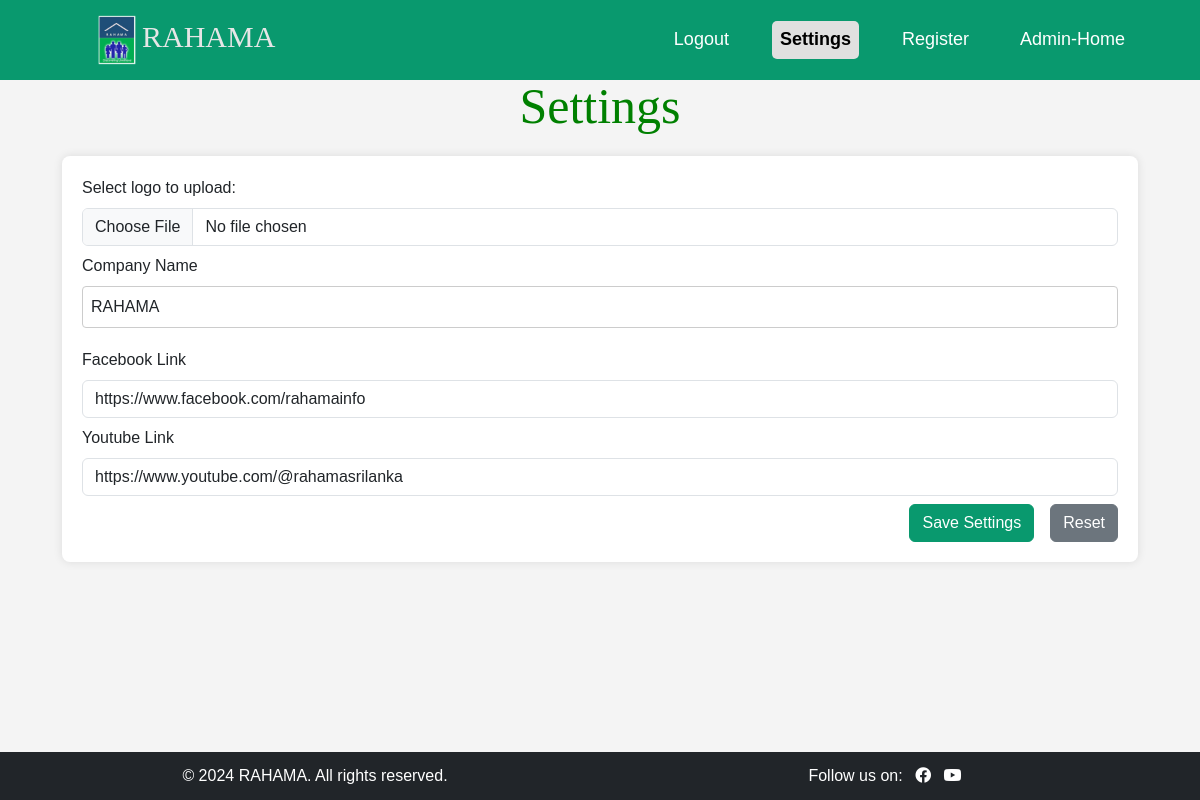
The app's page /site_settings.php with its own data.
### tables this page shows
CREATE TABLE `site_settings` (
  `id` int(11) NOT NULL,
  `logo_path` varchar(255) NOT NULL,
  `name` varchar(255) NOT NULL,
  `facebook_link` varchar(255) NOT NULL,
  `youtube_link` varchar(255) NOT NULL,
  `twitter_link` varchar(255) NOT NULL,
  `linkedin_link` varchar(255) NOT NULL
);

### admin/functions.php (called while the page is built)
<?php
function get_logo_path($conn) {
    $result = $conn->query("SELECT logo_path, name FROM site_settings WHERE id = 1 LIMIT 1");
    $row = $result->fetch_assoc();
    return $row ? $row : ['logo_path' => null, 'name' => 'Your Company Name'];
}?>

### site_settings.php (the view, shortened to what this page needs)
<?php
include('db_connect.php');
$footer = [
    'name' => 'NGO Employee Location Tracking System',
    'facebook_link' => '#',
    'youtube_link' => '#',
];
$query = "SELECT * FROM site_settings WHERE id = 1";
$result = $conn->query($query);
if ($result && $result->num_rows > 0) {
    $footer = $result->fetch_assoc();
}
?>
<?php include('header_setting.php');?>
<!DOCTYPE html>
<html lang="en">
<head>
    <link rel="stylesheet" href="styles.css">
</head>
<body  class="d-flex flex-column min-vh-100">
<div class="container my-5 mt-3 mb-0" >
    <h2 style="color:green;" class="text-center">Settings</h2>
    <form action="" method="post" enctype="multipart/form-data" class="mt-1 mb-0">
        <div class="mb-2">
            <label for="logo" class="form-label">Select logo to upload:</label>
            <input type="file" name="logo" id="logo" class="form-control">
        </div>
        <div class="mb-2">
            <label for="Company name" class="form-label">Company Name</label>
            <input type="text" name="name" id="name" class="form-control" value="<?php echo $footer['name']; ?>" required>
        </div>
        <div class="mb-2">
            <label for="facebook" class="form-label">Facebook Link</label>
            <input type="url" name="facebook" id="facebook" class="form-control" value="<?php echo $footer['facebook_link']; ?>">
        </div>
        <div class="mb-2">
            <label for="youtube" class="form-label">Youtube Link</label>
            <input type="url" name="youtube" id="youtube" class="form-control" value="<?php echo $footer['youtube_link']; ?>">
        </div>
        <div class="d-grid gap-2 d-md-flex justify-content-md-end ">
            <button type="submit" class="btn btn-primary me-md-2">Save Settings</button>
            <button type="reset" class="btn btn-secondary">Reset</button>
        </div>
    </form>
</div>
<?php include('footer.php'); ?>
</body>
</html>

### header_setting.php (shortened to what this page needs)
<?php
include('db_connect.php');
include('admin/functions.php');
$site_info = get_logo_path($conn);
$logo_path = $site_info['logo_path'];
$company_name = $site_info['name'];
?>
<!DOCTYPE html>
<html lang="en">
<head>
    <link href="https://cdn.jsdelivr.net/npm/bootstrap@5.3.3/dist/css/bootstrap.min.css" rel="stylesheet">
</head>
<body>
   <?php
$current_page = basename($_SERVER['PHP_SELF']);
?>
<nav class="navbar navbar-expand-lg">
    <div class="container-fluid">
        <a class="navbar-brand" href="#">
            <?php if ($logo_path): ?>
                <img src="<?php echo htmlspecialchars($logo_path); ?>" alt="" style="height: 50px;"><span style="color: rgb(230, 230, 230);"><?php echo htmlspecialchars($company_name); ?></span>
            <?php else: ?>
                <span style="color: rgb(230, 230, 230);"><?php echo htmlspecialchars($company_name); ?></span>
            <?php endif; ?>
        </a>
        <div class="collapse navbar-collapse justify-content-end" id="navbarNav">
            <ul class="navbar-nav">
                <li class="nav-item">
                    <a class="nav-link <?php echo ($current_page == 'admin_logout.php') ? 'active' : ''; ?>" href="admin/admin_logout.php">Logout</a>
                </li>
                <li class="nav-item">
                    <a class="nav-link <?php echo ($current_page == 'site_settings.php') ? 'active' : ''; ?>" href="site_settings.php">Settings</a>
                </li>
 <li class="nav-item">
                    <a class="nav-link <?php echo ($current_page == 'register.php') ? 'active' : ''; ?>" href="admin/register.php">Register</a>
                </li>
                <li class="nav-item">
                    <a class="nav-link <?php echo ($current_page == 'admin_dashboard.php') ? 'active' : ''; ?>" href="admin/admin_dashboard.php">Admin-Home</a>
                </li>
            </ul>
        </div>
    </div>
</nav>
</body>
</html>

### footer.php (shortened to what this page needs)
<?php
include('db_connect.php');
$query = "SELECT * FROM site_settings WHERE id = 1";
$result = $conn->query($query);
$footer = [
    'name' => 'NGO Employee Location Tracking System',
    'facebook_link' => '#',
    'youtube_link' => '#',
];
if ($result && $result->num_rows > 0) {
    $footer = $result->fetch_assoc();
}
?>
<!DOCTYPE html>
<html lang="en">
<head>
    <link rel="stylesheet" href="https://cdnjs.cloudflare.com/ajax/libs/font-awesome/5.15.3/css/all.min.css">
</head>
<body class="d-flex flex-column min-vh-100">
       <footer class="bg-dark text-white text-center py-2 mt-auto">
        <div class="container mt-1">
            <div class="row">
                <div class="col-12 col-md-6 mb-2 mb-md-0">
                    <p class="mb-1 fs-6 fs-md-5">&copy; <?php echo date("Y"); ?> <?php echo htmlspecialchars($footer['name']); ?>. All rights reserved.</p>
                </div>
                <div class="col-12 col-md-6">
                    <p class="mb-0">
                        Follow us on:
                        <a href="<?php echo htmlspecialchars($footer['facebook_link']); ?>" target="_blank" class="text-white ms-2"><i class="fab fa-facebook"></i></a>
                        <a href="<?php echo htmlspecialchars($footer['youtube_link']); ?>" target="_blank" class="text-white ms-2"><i class="fab fa-youtube"></i></a>
                    </p>
                </div>
            </div>
        </div>
    </footer>
</body>
</html>

### styles.css (style rules this page uses)
body { font-family: Arial, sans-serif; background-color: #f4f4f4; margin: 0; padding: 0; }
h2, h3 { color: #333; }
form { background-color: #fff; padding: 20px; margin: 20px; border-radius: 8px; box-shadow: 0 0 10px rgba(0,0,0,0.1); }
label { display: block; margin-bottom: 8px; }
input[type="text"], input[type="email"], input[type="password"], input[type="date"], input[type="number"], select { width: 100%; padding: 8px; margin-bottom: 20px; border: 1px solid #ccc; border-radius: 4px; }
button { padding: 10px 15px; background-color:rgb(9, 153, 110); color: #fff; border: none; border-radius: 4px; cursor: pointer; }
a { color: #007bff; text-decoration: none; }
.navbar { display: flex; align-items: center; padding: 10px 20px; background-color:rgb(9, 153, 110); color:white; }
.navbar { display: flex; align-items: center; padding: 10px 20px; background-color: rgb(9, 153, 110); color: white; }

### header_setting.php (style rules this page uses)
body { background-color: #1d2630; }
.navbar { margin-bottom: 0px; background-color: rgb(9, 153, 110); position: fixed; padding: 0.5rem 1rem; line-height: 1.2; top: 0; width: 100%; z-index: 1000; }
.navbar-brand { margin-left: 60px; font-size: 30px; color: rgb(230, 230, 230); font-family: 'Georgia', serif; pointer-events: none; }
.nav-item { margin-right: 35px; font-size: 18px; color: white; }
.container { margin-top: 50px; }
h2 { color: white; text-align: center; font-family: 'Georgia', serif; font-size: 50px; margin-bottom: 20px; margin-top: 10px; }
.btn-primary { background-color: rgb(9, 153, 110); border-color: rgb(9, 153, 110); }
.nav-link { color: white; padding: 8px 16px; border-radius: 5px; }
.nav-link.active { color: #1d2630; background-color: #e0e0e0; font-weight: bold; border-radius: 5px; }

### records on screen
site_settings: logo_path (picture), name "RAHAMA", facebook "https://www.facebook.com/rahamainfo", youtube "https://www.youtube.com/@rahamasrilanka"
